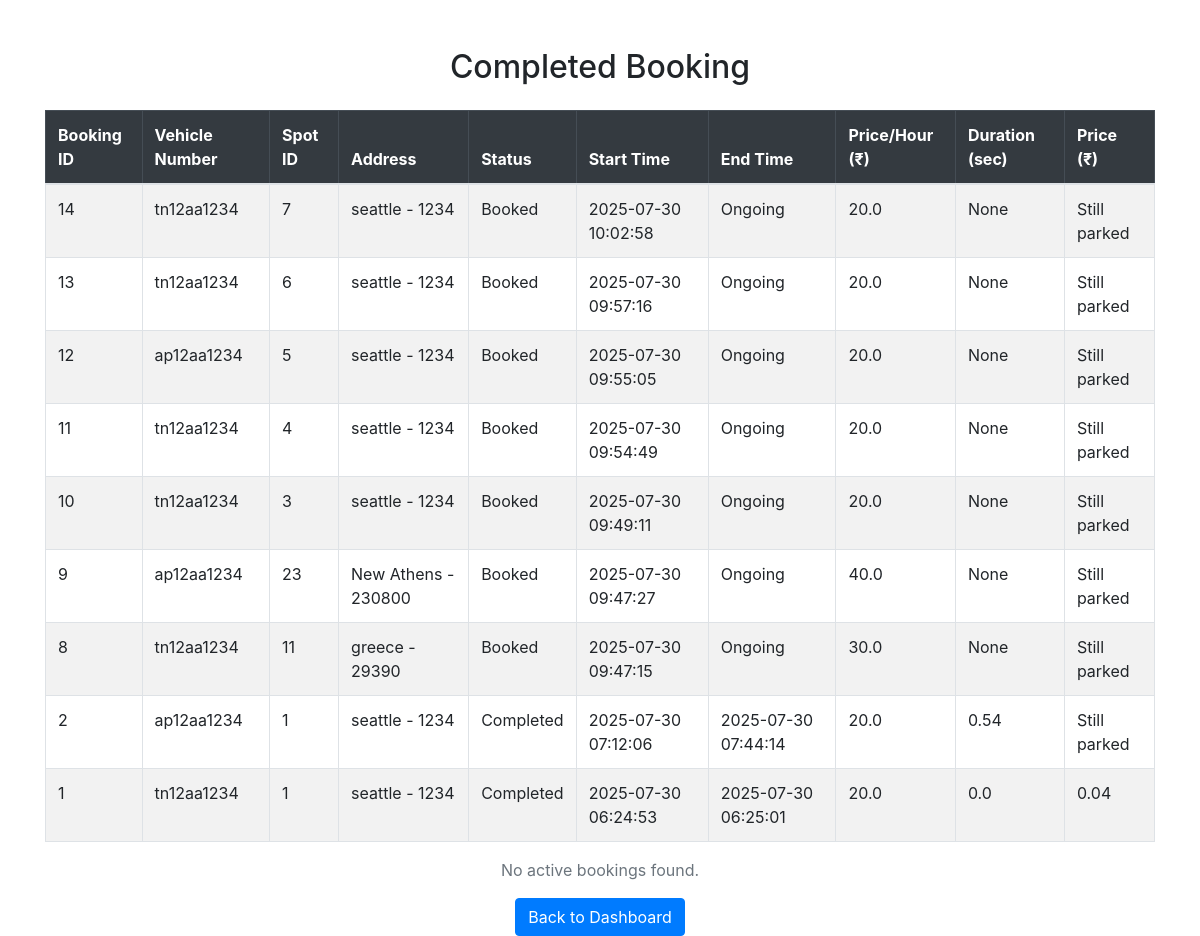
The page /user/complete_history/1 on the database as committed earlier.
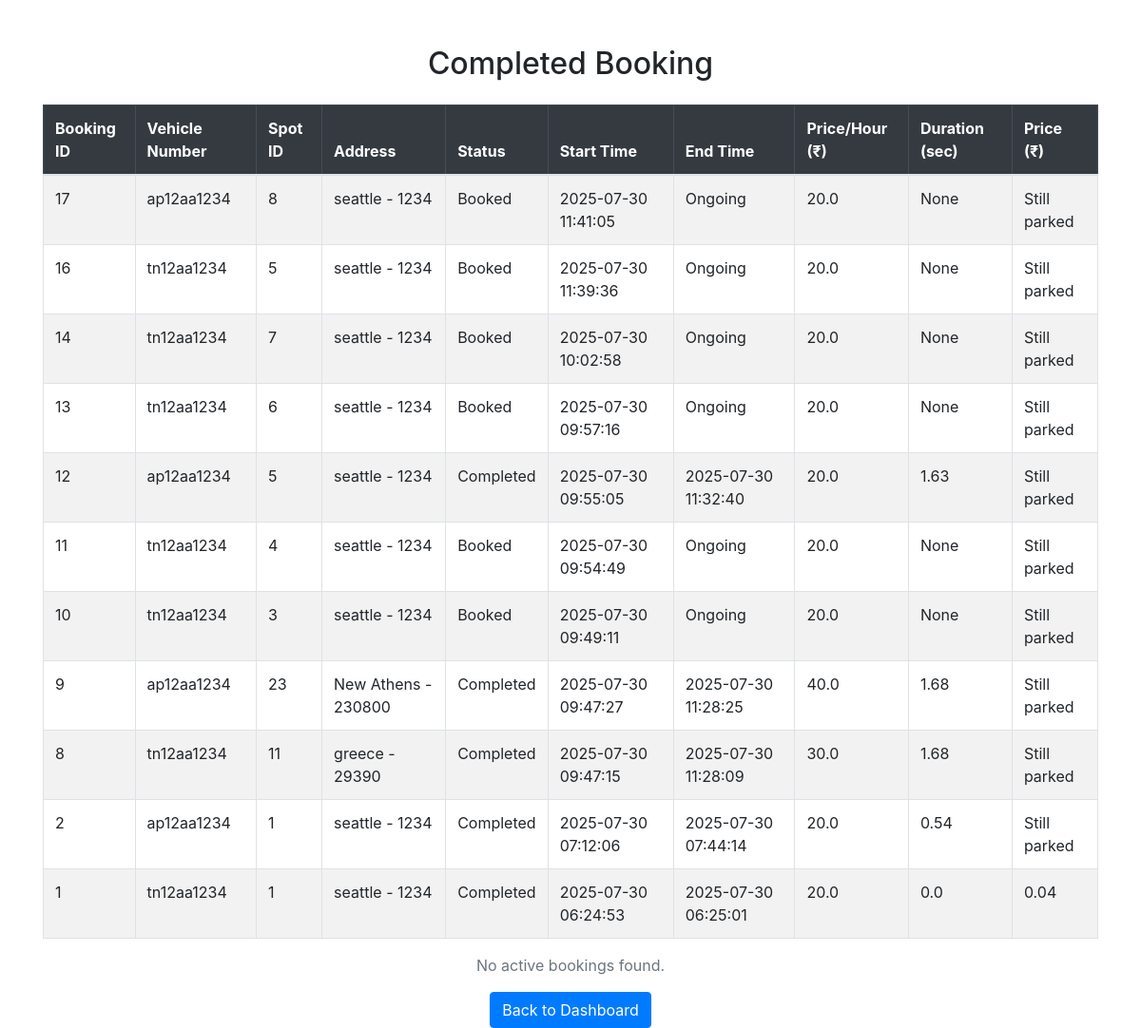
The same page on the database as committed later.
### tables this page shows
CREATE TABLE Bookings (
              booking_id  INTEGER PRIMARY KEY AUTOINCREMENT,
              spot_id     INTEGER NOT NULL,
              vehicle_id  INTEGER NOT NULL,
              start_time  DATETIME NOT NULL DEFAULT CURRENT_TIMESTAMP,
              end_time    DATETIME,
              status      TEXT    NOT NULL DEFAULT 'Booked'
                           CHECK(status IN ('Booked','Completed','Cancelled')),
              duration_hours Float Default NULL,
              total_amount Float Default NULL,
              FOREIGN KEY(spot_id)    REFERENCES ParkingSpots(spot_id)
                ON DELETE CASCADE,
              FOREIGN KEY(vehicle_id) REFERENCES Vehicles(vehicle_id)
                ON DELETE CASCADE
            );

CREATE TABLE Vehicles (
              vehicle_id     INTEGER PRIMARY KEY AUTOINCREMENT,
              user_id        INTEGER NOT NULL,
              vehicle_number TEXT    NOT NULL,
              FOREIGN KEY(user_id) REFERENCES Users(user_id)
                ON DELETE CASCADE
            );

CREATE TABLE ParkingLots (
              lot_id         INTEGER PRIMARY KEY AUTOINCREMENT,
              address        TEXT    NOT NULL,
              pin_code       TEXT,
              price_per_hour REAL    NOT NULL,
              max_spots      INTEGER NOT NULL,
              created_at     DATETIME DEFAULT CURRENT_TIMESTAMP,
              free_spots   INTEGER NOT NULL
            );

### app.py (the view)
@app.route('/user/complete_history/<int:userid>', methods=['GET', 'POST'])
def booking_history_user_all(userid):
    det = get_all_user_bookings(userid)
    return render_template('reservationHistoryAll.html', details=det, userid=userid)

### templates/reservationHistoryAll.html (shortened to what this page needs)
<!DOCTYPE html>
<html lang="en">
<head>
    <link rel="stylesheet" href="https://cdn.jsdelivr.net/npm/bootstrap@4.6.0/dist/css/bootstrap.min.css">
</head>
<body>
<div class="container mt-5">
    <h2 class="text-center mb-4">Completed Booking</h2>
<table border="1">
    {% if details %}
        <table class="table table-bordered table-striped">
            <thead class="table-dark">
                <tr>
                    <th>Booking ID</th>
                    <th>Vehicle Number</th>
                    <th>Spot ID</th>
                    <th>Address</th>
                    <th>Status</th>
                    <th>Start Time</th>
                    <th>End Time</th>
                    <th>Price/Hour (₹)</th>
                    <th>Duration (sec)</th>
                    <th>Price (₹)</th>
                </tr>
            </thead>
            <tbody>
                {% for row in details %}
                <tr>
                    <td>{{ row[0] }}</td>
                    <td>{{ row[1] }}</td>
                    <td>{{ row[3] }}</td>
                    <td>{{ row[4] }} - {{ row[5] }}</td>
                    <td>{{ row[6] }}</td>
                    <td>{{ row[7] }}</td>
                    <td>{{ row[8] or 'Ongoing' }}</td>
                    <td>{{ row[9] }}</td>
                    <td>{{ row[10] }}</td>
                    <td>{{ row[11] or 'Still parked'}}</td>
                </tr>
                {% endfor %}
            </tbody>
        </table>
        {% else %}
        <div class="alert alert-info">No booking records found.</div>
        {% endif %}
</table>
    <p class="text-center text-muted">No active bookings found.</p>
    <div class="text-center mt-3">
        <a href="{{ url_for('dashboard', userid=userid) }}" class="btn btn-primary">Back to Dashboard</a>
    </div>
</div>
</body>
</html>

Rows that differ between the two databases and show on the page:
added Bookings: booking_id "17", vehicle_number "ap12aa1234", spot "8", address "seattle", pin_code "1234", status "Booked", start_time "2025-07-30 11:41:05", row "Ongoing", price_per_hour "20.0", row "None", row "Still parked"
added Bookings: booking_id "16", vehicle_number "tn12aa1234", spot "5", address "seattle", pin_code "1234", status "Booked", start_time "2025-07-30 11:39:36", row "Ongoing", price_per_hour "20.0", row "None", row "Still parked"
changed Bookings id 12: status "Booked" → "Completed"; end_time "Ongoing" → "2025-07-30 11:32:40"; duration_hours "None" → "1.63"
changed Bookings "New Athens": status "Booked" → "Completed"; end_time "Ongoing" → "2025-07-30 11:28:25"; duration_hours "None" → "1.68"
changed Bookings "greece": status "Booked" → "Completed"; end_time "Ongoing" → "2025-07-30 11:28:09"; duration_hours "None" → "1.68"
